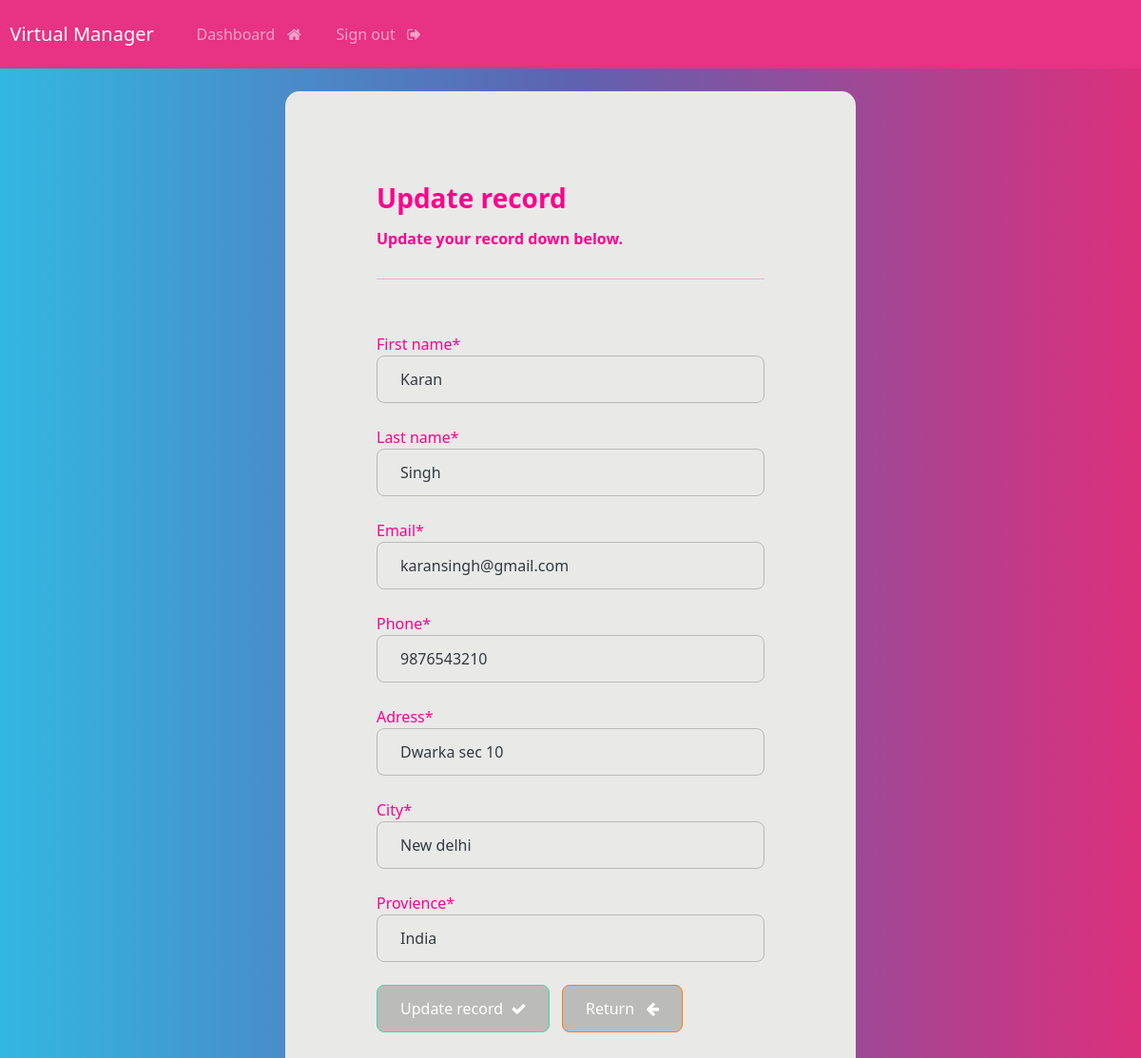
Screenshot of /update-record/4 (signed in) with the database file from the repository.
### webapp/models.py (models this page shows, shortened)
class Record(models.Model):
    creation_date = models.DateField(auto_now_add=True)
    first_name = models.CharField(max_length=100)
    last_name = models.CharField(max_length=100)
    email = models.CharField(max_length=100)
    phone = models.CharField(max_length=10)
    adress = models.CharField(max_length=100)
    city = models.CharField(max_length=20)
    provience = models.CharField(max_length=100)

### webapp/views.py (the view)
# urls.py: path('update-record/<int:pk>', views.update_record, name='update-record'),
@login_required(login_url='login')
def update_record(request, pk):
    record = Record.objects.get(id=pk)
    form = UpdateRecord(instance=record)
    if request.method == "POST":
        form = UpdateRecord(request.POST, instance=record)
        if form.is_valid():
            form.save()
            messages.success(request, 'Your Record Was Updated Successfully')
            return redirect('dashboard')
    context ={'form':form}
    return render(request,'webapp/update-record.html', context=context)

### webapp/forms.py
class UpdateRecord(forms.ModelForm):
    class Meta:
        model = Record
        fields = ['first_name','last_name','email','phone','adress','city','provience']

### webapp/Templates/webapp/update-record.html (shortened to what this page needs)
{% extends 'webapp/base.html' %}
{% load crispy_forms_tags %}
{% block content %}
<body>
    <div class="container bg-light shadow-md p-5 form-layout">
        <h3> Update record </h3>
        <h6> Update your record down below. </h6>
        <hr>
        <br>
        <form method="POST" autocomplete="off">
            {{form.first_name|as_crispy_field}}
            <br>
            {{form.last_name|as_crispy_field}}
            <br>
            {{form.email|as_crispy_field}}
            <br>
            {{form.phone|as_crispy_field}}
            <br>
            {{form.adress|as_crispy_field}}
            <br>
            {{form.city|as_crispy_field}}
            <br>
            {{form.provience|as_crispy_field}}
            <br>
            <button type="submit" class="btn btn-success" >
                Update record &nbsp;<i class="fa fa-check" aria-hidden="true"></i>
            </button>
            <a href="{% url  'dashboard' %}" class="btn btn-danger">Return &nbsp; <i class="fa fa-arrow-left" aria-hidden="true"></i></a>
        </form>
    </div>
    <br>
</body>
{% endblock %}

### static/css/style.css (style rules this page uses)
.form-layout { border-radius: 15px; width:600px; color: rgb(255, 0, 140); }

### rows the page displays
Record: first_name "Karan", last_name "Singh", email "karansingh@gmail.com", phone "9876543210", adress "Dwarka sec 10", city "New delhi", provience "India"
